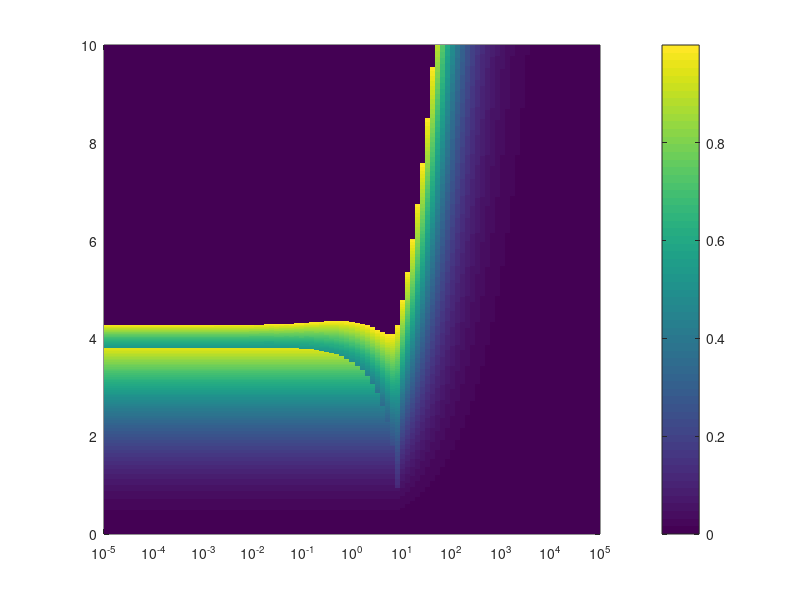
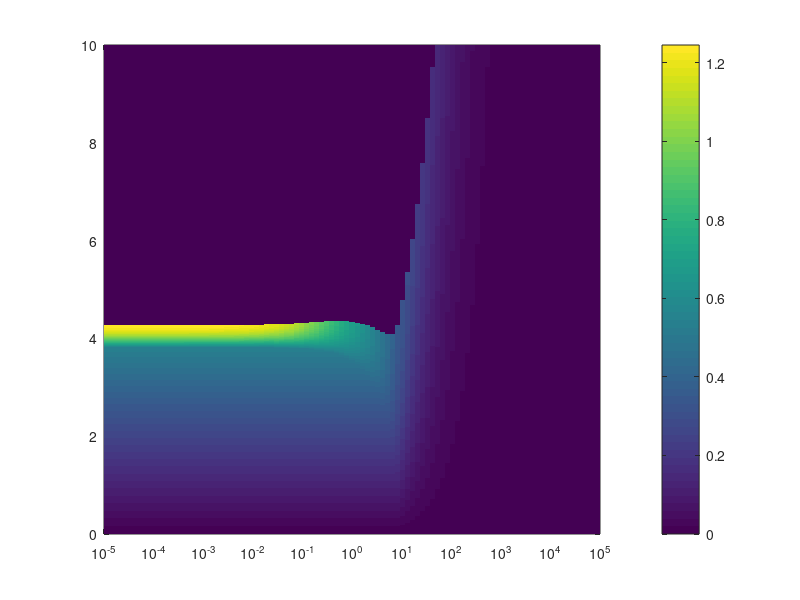
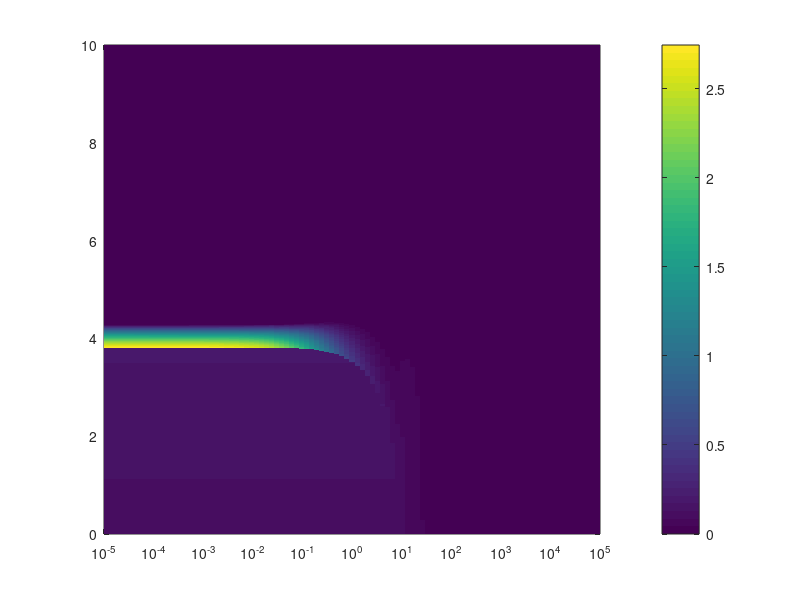

Reproduce these figures in MATLAB, in order.
clearvars;
close all;

plot_y = false;
plot_x = false;
plot_tl = false;
plot_vto = false;
plot_xl = true;
plot_vl = true;
plot_al = true;

%% Load all parameters from a file
p = load('params');

%% y (horizontal) position of latch, wrt time
y = min(p.v0 * p.t + 0.5 * p.F_l / p.m_l * (p.t.^2), p.R - eps);
y_dot = p.v0 + p.F_l / p.m_l * p.t;
y_ddot = p.F_l / p.m_l;

if(plot_y)
    figure(1);
    hold on;
    plot(p.t, y);
    plot(p.t, y_dot);
    plot(p.t, y_ddot);
end

%% x position of projectile while in contact w/latch
x = p.R * (1 - sqrt(1 - (y / p.R).^2));

if(plot_x)
    figure(2);
    hold on;
    plot(p.t, x);
end

% v of projectile while in contact w/latch
v = y .* y_dot ./ (p.R * sqrt(1 - (y / p.R).^2));

if(plot_x)
    plot(p.t, v);
end

% a of projectile while in contact w/latch
a = 1 ./ (p.R * sqrt(1 - (y / p.R).^2)) .* (y_dot.^2 + y .* y_ddot + y.^2 .* y_dot.^2 ./ (p.R^2 - y.^2));

if(plot_x)
%     plot(p.t, a);
end

%% calculates t_l, time of latch release
% do this for all masses (this is ok since previous expressions don't
% depend on mass)
[q, num_times] = size(p.t);
[q, num_mass] = size(p.m);
t_l_index = 1 * ones(1, num_mass);
min_val = inf * ones(1, num_mass);

% find the roots of the function that finds t_l
for m=1:num_mass
    for i=1:num_times
        cur_val = abs((p.m(m) + p.m_spr/3) .* a(i) + x(i) - 1);
        if(cur_val < min_val(m))
            t_l_index(m) = i;
            min_val(m) = cur_val;
        end
    end
end

% change those into times
% if a root wasn't found, it'll default to t_l = 0

t_l = p.t(t_l_index);

if(plot_tl)
    figure(3);
    plot(p.m, t_l);
    set(gca,'XScale', 'log');
end

%% calculate v_to: velocity when projectile loses contact with spring
xl = v(t_l_index);
vl = v(t_l_index);
v_to = sqrt(vl.^2 + 1 ./ (p.m + p.m_spr / 3) .* (1 - xl).^2);

if(plot_vto)
    figure(4);
    plot(p.m, v_to);
    set(gca,'XScale', 'log');
    set(gca,'YScale', 'log');
end

%% position after latch release
x_r = (ones(1, num_times))' * (1 * ones(1, num_mass));
v_r = x_r;
a_r = x_r;
t_to = ones(1, num_mass);

for i=1:num_mass
    m = p.m(i);
    m_sqrt = sqrt(m + p.m_spr / 3);
    
    phi = atan(m_sqrt * vl(i) / (1 - xl(i))) - (t_l(i)) ./ m_sqrt;
    x_r(:, i) = 1 - v_to(i) * m_sqrt * cos(p.t / m_sqrt + phi);
    v_r(:, i) = v_to(i) * sin(p.t / m_sqrt + phi);
    a_r(:, i) = v_to(i) / m_sqrt * cos(p.t / m_sqrt + phi);
    
    t_to(i) = m_sqrt * (pi / 2 - phi);
end

x_l = x' * ones(1, num_mass);
v_l = v' * ones(1, num_mass);
a_l = a' * ones(1, num_mass);

for m=1:num_mass
    for t=1:num_times
        if p.t(t) >= t_l(m)
            x_l(t, m) = 0;
            v_l(t, m) = 0;
            a_l(t, m) = 0;
        end
    end
end

for m=1:num_mass
    for t=1:num_times
        if(p.t(t) < t_l(m) || p.t(t) > t_to(m))
            x_r(t, m) = 0;
            v_r(t, m) = 0;
            a_r(t, m) = 0;
        end
    end
end

if(plot_xl)
    figure(5);
    xr_plot = pcolor(p.m, p.t, x_l + x_r);
    set(gca,'XScale', 'log');
    set(xr_plot, 'EdgeColor', 'none');
    colorbar;
end

if(plot_vl)
    figure(6);
    vr_plot = pcolor(p.m, p.t, v_l + v_r);
    set(gca,'XScale', 'log');
    set(vr_plot, 'EdgeColor', 'none');
    colorbar;
end

if(plot_al)
    figure(7);
    ar_plot = pcolor(p.m, p.t, a_l + a_r);
    set(gca,'XScale', 'log');
    set(ar_plot, 'EdgeColor', 'none');
    colorbar;
end
